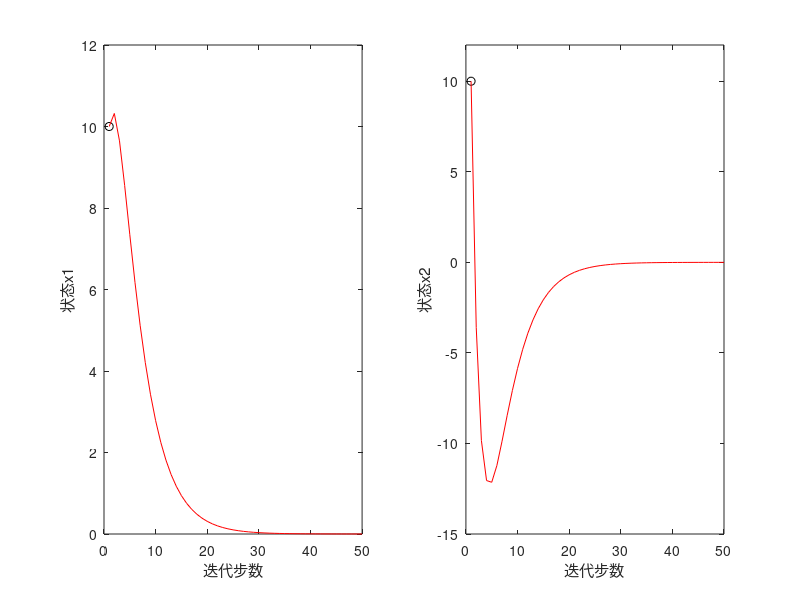

Recreate this plot in MATLAB.
% 例程 6.14  极点配置示例
%  基于状态反馈的极点配置示例
%  调用place()函数实现
%  系统矩阵
A = [1, 0.1; 0, 1];
B = [0.005; 0.1];
%  期望极点（特征值）
p1 = 0.6;
p2 = 0.8;
P = [p1; p2];
%  求解反馈增益
K = place(A, B, P);  %  反馈增益矩阵
%  计算该反馈下系统的暂态响应
x = zeros(2, 50);
u = zeros(1, 50);
x0 = [10; 10];  %  初始状态
x(:, 1) = x0;
for nn = 1:49
    u(:, nn) = -K*x(:, nn);
    x(:, nn + 1) = (A*x(:, nn )) + (B*u(:, nn));
end
%  显示系统暂态响应
figure(1)
subplot(1, 2, 1)
plot(x0(1), 'ko');  hold on;  %  初始点
plot(x(1, :), 'r-');
ylabel('状态x1');  xlabel('迭代步数');
axis([0, 50, 0, 12]);
subplot(1, 2, 2)
plot(x0(2), 'ko'); hold on;  %  初始点
plot(x(2, :), 'r-');
ylabel('状态x2');  xlabel('迭代步数');
axis([0, 50, -15, 12]);
%  输出反馈增益结果
K
